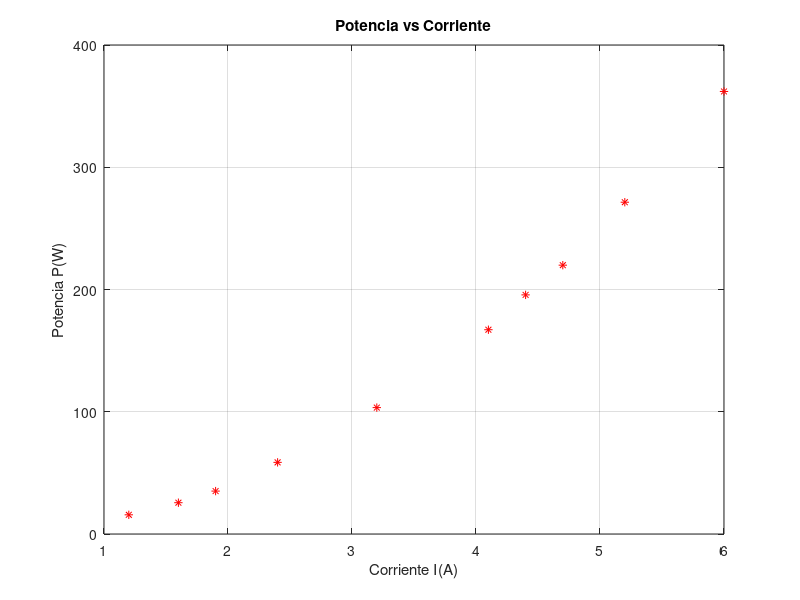
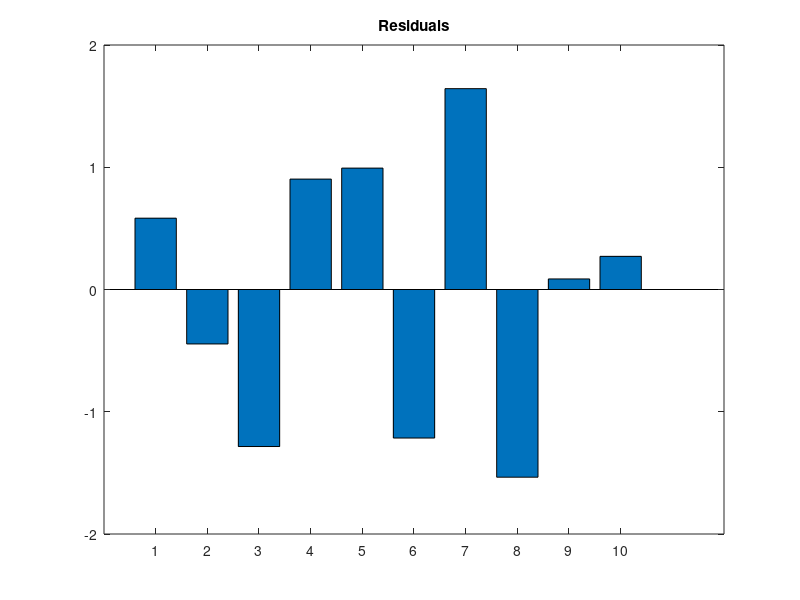
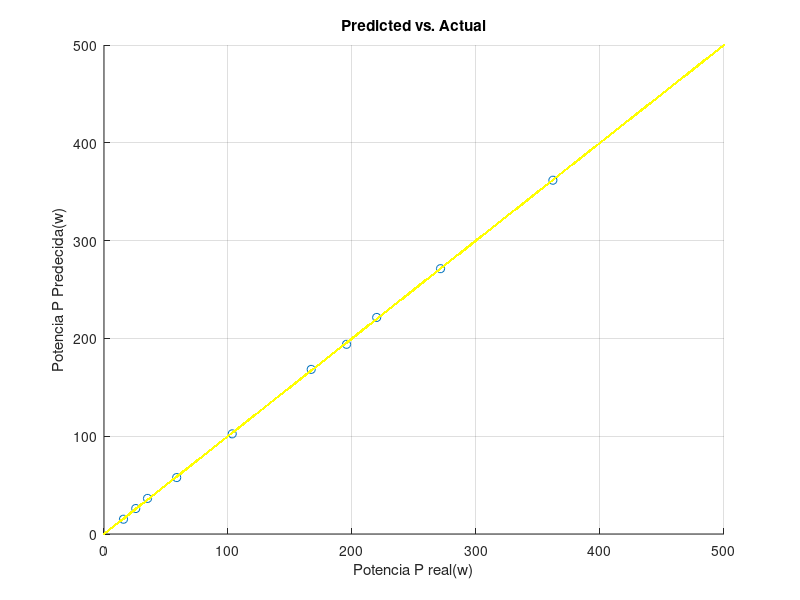
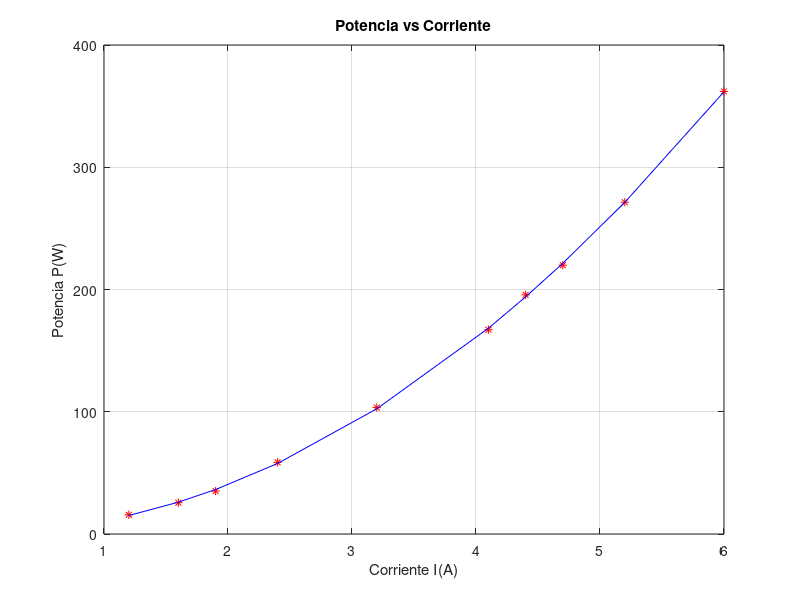

The MATLAB script that drew these images, in order:
clear 
close all
clc


D_original = [1.2 15.7
              1.6 25.6
              1.9 35.1
              2.4 58.6
              3.2 103.4
              4.1 167.1
              4.4 195.6
              4.7 219.9
              5.2 271.4
               6   362];
set(gcf, 'color','w');

figure(1)
plot(D_original(:,1), D_original(:,2), 'r*')
xlabel('Corriente I(A)')
ylabel('Potencia P(W)')
title('Potencia vs Corriente')
grid


D_ajustado = [D_original(:,1) D_original(:,1).^2 D_original(:,2)]; %se le agrega un termino más la I al ^2 = D_orginal(:,.1).^2


[F C] = size(D_ajustado);

X = [ones(F,1) D_ajustado(:,1) D_ajustado(:,2)]; %ones(f,1) para el termino independiente
Y = D_ajustado(:,3);

%Proceso Matematico
Xtrans = X';
B = inv(Xtrans*X)*Xtrans*Y; 

Ypredict = X*B; %Realizamos la prediccion

%Error Recidual
Er = Y - Ypredict;

%Mean Squared Error(MSE)
MSE = (sum((Y - Ypredict).^2)/F);

%Root Mean Squared Error (RMSE) 
RMSE = (MSE)^0.5;

%Mean Absolute Error (MAE)
MAE = (sum(abs(Y - Ypredict))/F);


figure(2)
bar(Er)
title('Residuals')

%Visualización de las Predicciones vs Los Valores reales 
figure(3)
scatter(Y,Ypredict)
hold on 
xx = [0:500];
yy = [0:500];
plot(xx,yy, '.--y')
title('P vs I')
xlabel('Potencia P real(w)')
ylabel('Potencia P Predecida(w)')
title('Predicted vs. Actual')
grid

figure(4)
plot(D_original(:,1), D_original(:,2), 'r*')
hold on
plot(D_original(:,1), Ypredict, 'b')
xlabel('Corriente I(A)')
ylabel('Potencia P(W)')
title('Potencia vs Corriente')
grid